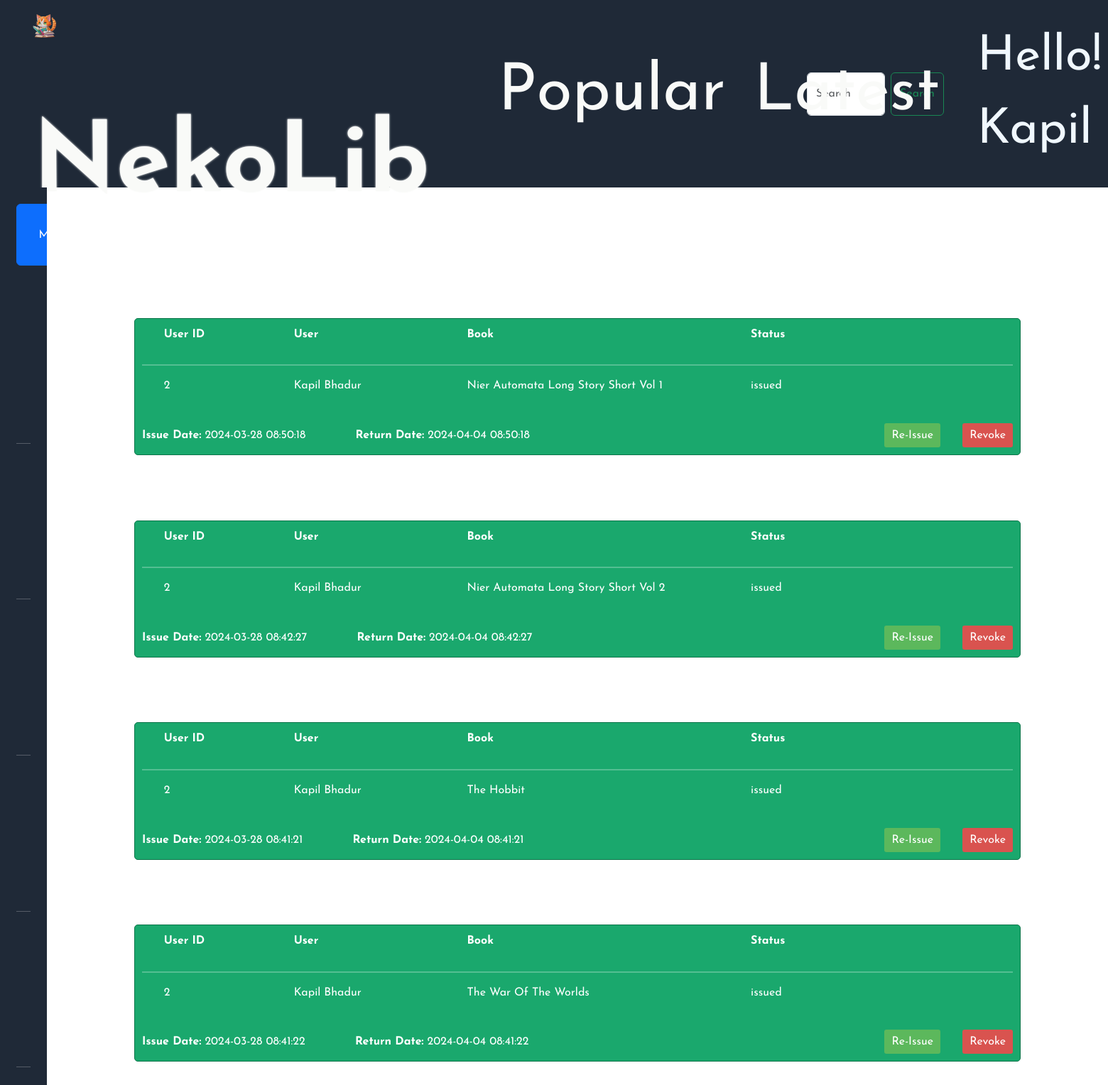
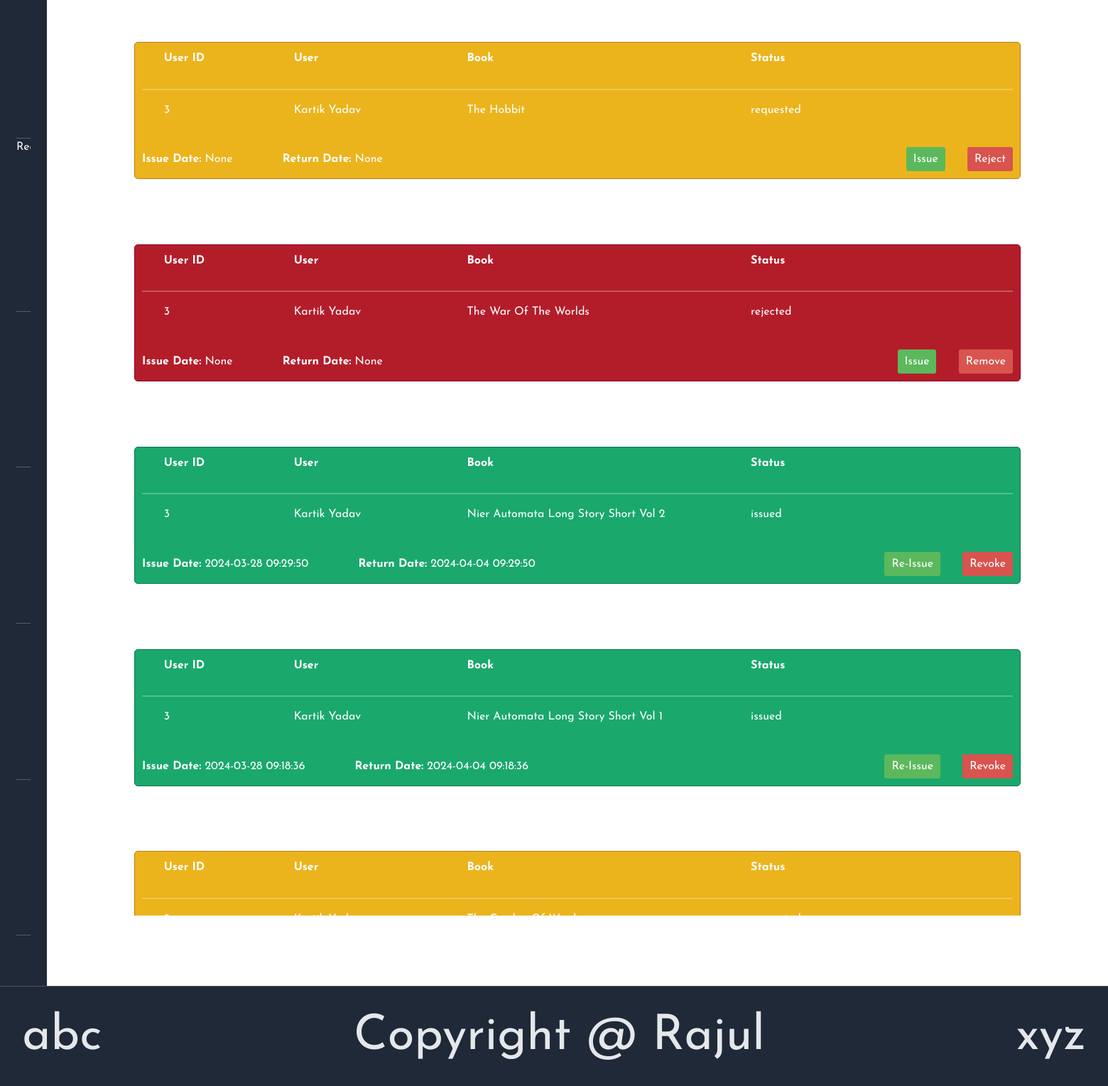
/requests (signed in), run on the app's committed database (2 pictures, top to bottom).
### models.py (models this page shows)
class User(db.Model):
    __tablename__ = "user"
    id = db.Column(db.Integer(),primary_key = True)
    firstname = db.Column(db.String(),nullable = False)
    lastname = db.Column(db.String())
    email = db.Column(db.String(),nullable = False, unique = True)
    password = db.Column(db.String(),nullable = False)
    type = db.Column(db.String(),nullable = False)
    favorites = db.relationship('Book',secondary='favorite',backref='likers')
    issues = db.relationship('Book',secondary='issue',backref='issued_by')

class Issue(db.Model):
    __tablname__="issue"
    id = db.Column(db.Integer(),primary_key = True)
    book_id = db.Column(db.Integer(),db.ForeignKey('book.id'),nullable=False)
    user_id = db.Column(db.Integer(),db.ForeignKey('user.id'),nullable=False)
    request_date = db.Column(db.DateTime(),nullable = False, default = db.func.current_timestamp())
    issue_date = db.Column(db.DateTime(),nullable = True)
    return_date = db.Column(db.DateTime(),nullable = True)
    issue_period = db.Column(db.Integer(),nullable = True)
    status = db.Column(db.String(),nullable = False,default = 'requested')

class Book(db.Model):
    __tablename__="book"
    id = db.Column(db.Integer(),primary_key = True)
    name = db.Column(db.String(),nullable = False)
    content = db.Column(db.String())
    description = db.Column(db.String(),nullable = False )
    genres = db.relationship('Genre',secondary = 'book_genre',backref = 'books')

### app.py (the view)
@app.route('/requests')
@login_required
@is_user("librarian")
def requestsHandler():
    user = User.query.filter_by(id = session["userID"]).first()
    if request.method == "GET":
        issueRequests = Issue.query.all()
        allUsers = User.query.all()
        allBooks = Book.query.all()
        users = {}
        books = {}
        for user in allUsers:
            users[user.id] = user
        for book in allBooks:
            books[book.id] = book
        issueMsg = session.pop('issueMsg',None)
        deleteMsg = session.pop('deleteMsg',None)
        return render_template('issueHandler.html',user=user,issueRequests=issueRequests,users=users,books=books,issueMsg=issueMsg,deleteMsg=deleteMsg)

### utility.py (called while the page is built)
def login_required(f):
    @wraps(f)
    def wrapper(*args,**kwargs):
        if "userID" in session:
            return f(*args,**kwargs)
        else:
            return redirect(url_for('index'))
    return wrapper

def is_user(expectedType):
    def decorator(f):
        @wraps(f)
        def wrapper(*args,**kwargs):
            if "userID" in session:
                if session["userType"] == expectedType:
                    return f(*args,**kwargs)
            return redirect(url_for('index'))
        return wrapper
    return decorator

### templates/issueHandler.html (shortened to what this page needs)
{% extends "librarian-dashboard.html" %}
{% block dashboardHead %}
    <link href="../static/styles/issue-handler.css" rel="stylesheet">
    <link href="../static/styles/librarian-dashboard.css" rel="stylesheet">
{% endblock %}
{% block rightContent %}
    <div class="book-container">
        <div class="issue-handler-page">
        {% for issueRequest in issueRequests %}
            {% if issueRequest.status == "requested" %}
            <div class="issue-card requested">
                <div class="issue-card-row">
                    <div class="issue-card-header" style="width: 18%;">User ID</div>
                    <div class="issue-card-header" style="width: 27%;">User</div>
                    <div class="issue-card-header">Book</div>
                    <div class="issue-card-header">Status</div>
                </div>
                <hr style="border: 1px solid white;">
                <div class="issue-card-row">
                    <div class="issue-card-content" style="width: 18%;">{{users[issueRequest.user_id].id}}</div>
                    <div class="issue-card-content" style="width: 27%;">{{users[issueRequest.user_id].firstname + " " + users[issueRequest.user_id].lastname}}</div>
                    <div class="issue-card-content">{{books[issueRequest.book_id].name}}</div>
                    <div class="issue-card-content">{{issueRequest.status}}</div>
                </div>
                <div class="footer">
                    <div class="date-container">
                        <span class="dates"><strong>Issue Date:</strong> {{ issueRequest.issue_date }}</span>
                        <span class="dates"><strong>Return Date:</strong> {{ issueRequest.return_date }}</span>
                    </div>
                    <div class="button-container">
                        <a href="{{url_for('requestProcessor',issueID=issueRequest.id,action='issue')}}" class="button tick-button">Issue</a>
                        <a href="{{url_for('requestProcessor',issueID=issueRequest.id,action='reject')}}" class="button cross-button">Reject</a>
                    </div>
                </div>
            </div>
            {% elif issueRequest.status == "issued" %}
            <div class="issue-card issued">
                <div class="issue-card-row">
                    <div class="issue-card-header" style="width: 18%;">User ID</div>
                    <div class="issue-card-header" style="width: 27%;">User</div>
                    <div class="issue-card-header">Book</div>
                    <div class="issue-card-header">Status</div>
                </div>
                <hr style="border: 1px solid white;">
                <div class="issue-card-row">
                    <div class="issue-card-content" style="width: 18%;">{{users[issueRequest.user_id].id}}</div>
                    <div class="issue-card-content" style="width: 27%;">{{users[issueRequest.user_id].firstname + " " + users[issueRequest.user_id].lastname}}</div>
                    <div class="issue-card-content">{{books[issueRequest.book_id].name}}</div>
                    <div class="issue-card-content">{{issueRequest.status}}</div>
                </div>
                <div class="footer">
                    <div class="date-container">
                        <span class="dates"><strong>Issue Date:</strong> {{ issueRequest.issue_date }}</span>
                        <span class="dates"><strong>Return Date:</strong> {{ issueRequest.return_date }}</span>
                    </div>
                    <div class="button-container">
                        <a href="{{url_for('requestProcessor',issueID=issueRequest.id,action='reissue')}}" class="button tick-button">Re-Issue</a>
                        <a href="{{url_for('requestProcessor',issueID=issueRequest.id,action='revoke')}}" class="button cross-button">Revoke</a>
                    </div>
                </div>
            </div>
            {% else %}
            <div class="issue-card rejected">
                <div class="issue-card-row">
                    <div class="issue-card-header" style="width: 18%;">User ID</div>
                    <div class="issue-card-header" style="width: 27%;">User</div>
                    <div class="issue-card-header">Book</div>
                    <div class="issue-card-header">Status</div>
                </div>
                <hr style="border: 1px solid white;">
                <div class="issue-card-row">
                    <div class="issue-card-content" style="width: 18%;">{{users[issueRequest.user_id].id}}</div>
                    <div class="issue-card-content" style="width: 27%;">{{users[issueRequest.user_id].firstname + " " + users[issueRequest.user_id].lastname}}</div>
                    <div class="issue-card-content">{{books[issueRequest.book_id].name}}</div>
                    <div class="issue-card-content">{{issueRequest.status}}</div>
                </div>
                <div class="footer">
                    <div class="date-container">
                        <span class="dates"><strong>Issue Date:</strong> {{ issueRequest.issue_date }}</span>
                        <span class="dates"><strong>Return Date:</strong> {{ issueRequest.return_date }}</span>
                    </div>
                    <div class="button-container">
                        <a href="{{url_for('requestProcessor',issueID=issueRequest.id,action='issue')}}" class="button tick-button">Issue</a>
                        <a href="{{url_for('requestProcessor',issueID=issueRequest.id,action='remove')}}" class="button cross-button">Remove</a>
                    </div>
                </div>
            </div>
            {% endif %}
        {% endfor %}
        </div>
    </div>
{% endblock %}

### templates/librarian-dashboard.html (shortened to what this page needs)
{% extends "dashboard.html" %}
{% block leftContent %}
    <hr class = "divider">
    <hr class = "divider">
    <hr class = "divider">
    <hr class = "divider">
    <hr class = "divider">
    <hr class = "divider">
    <div class = "heading">Recents</div>
    <hr class = "divider">
    <hr class = "divider">
    <hr class = "divider">
    <hr class = "divider">
    <hr class = "divider">
{% endblock %}

### templates/dashboard.html (shortened to what this page needs)
{% extends "base.html" %}
{% block head %}
    {% block dashboardHead %}
    {% endblock %}
    <link href="../static/styles/dashboard.css" rel="stylesheet">
{% endblock %}
{% block userButton %}
    <div class = "nav-item" style="color: aliceblue;">Hello! {{user.firstname}}</div>
{% endblock %}
{% block body %}
    <div class="body-container dashboard">
        <div class = "left-panel" id="leftPanel">
            <label class="btn btn-outline-primary" id="toggleLabel" for="btn-check-2-outlined" style="text-align: center; padding: 1vh;">Menu</label>
            <div class="panel-content">
                {% block leftContent %}
                {% endblock %}
            </div>
        </div>
        <div class = "right-panel">
            <div class="body-container">
                {% block rightContent %}
                {% endblock %}
            </div>
        </div>
    </div>
{% endblock %}

### templates/base.html (shortened to what this page needs)
<!DOCTYPE html>
<html lang="en">
<head>
    {% block head %}
    {% endblock %}
    <link rel = "stylesheet" href="../static/styles/styles.css">
    <link href="https://cdn.jsdelivr.net/npm/bootstrap@5.3.2/dist/css/bootstrap.min.css" rel="stylesheet">
</head>
<body>
    <div class="page-container">
        <div class="nav-bar">
            <div class="nav-contents">
                <div class="nav-item logo">
                    <img src = "../static/images/cat-book.png" alt = "cat-reading-book" width="33vw" height="33vh">
                    <a href="/" style="text-decoration: none; color:#f9faf8">NekoLib</a>
                </div>
                <div class="nav-item nav-links">
                    <a class="nav-button popular" href="/">Popular</a>
                    <a class="nav-button latest" href="/">Latest</a>
                </div>
                <form class="d-flex nav-item" role="search">
                    <input class="form-control me-2" type="search" placeholder="Search" aria-label="Search">
                    <button class="btn btn-outline-success" type="submit">Search</button>
                </form>
                {% block userButton %}
                {% endblock %}
            </div>
        </div>
        {% block body %}
        {% endblock %}
        <div class ="footer-container">
            <div class="footer-contents"> abc</div>
            <div class="footer-contents"> Copyright @ Rajul</div>
            <div class="footer-contents"> xyz</div>
        </div>
    </div>
</body>
</html>

### static/styles/issue-handler.css (style rules this page uses)
.book-container { width: auto; }
.issue-handler-page { display: flex; flex:1; min-width: 84vw; width: auto; height: 80vh; overflow-y: auto; flex-direction: column; margin: 3vh; margin-top: 3.5vh; padding: 1vh; }
.issue-card { flex:1; min-width: 80vw; width: auto; background-color: #f9f9f9; border: 1px solid #ccc; border-radius: 5px; padding: 10px; box-sizing: border-box; color:white; margin: 1.5vh auto; }
.issue-card-row { display: flex; justify-content: space-between; margin-bottom: 1vh; }
.issue-card-header { font-weight: bold; width: 50%; margin:auto 1vh; }
.issue-card-content { flex-grow: 1; width: 50%; margin:auto 1vh; }
.footer { display: flex; justify-content: space-between; }
.date-container { display: flex; justify-content: flex-start; align-items: center; margin-top: 10px; gap:4.5vw; }
.button-container { display: flex; justify-content: flex-end; align-items: center; margin-top: 10px; }
.button { padding: 5px 10px; border: none; border-radius: 3px; cursor: pointer; margin-left: 2vw; text-decoration: none; }
.tick-button { background-color: #5cb85c; color: #fff; }
.cross-button { background-color: #d9534f; color: #fff; }
.requested { background-color: rgb(235, 180, 29); border: 1px solid rgb(197, 120, 27); }
.issued { background-color: rgb(26, 168, 109); border: 1px solid rgb(13, 117, 74); }
.rejected { background-color: rgb(179, 29, 42); border: 1px solid rgb(147, 0, 37); }

### static/styles/dashboard.css (style rules this page uses)
.body-container.dashboard { display: flex; min-height: 86.75vh; }
.left-panel { background-color: rgb(31, 41, 55); color: whitesmoke; font-family: 'Josefin Sans', 'Lucida Sans', 'sans-serif'; padding: 0.75vh; display: flex; flex-direction: column; flex: 1; min-height: 86.75vh; max-height: 86.75vh; transition: flex 0.15s; overflow: hidden; }
.panel-content { padding: 0; margin-top: 1vh; display: flex; flex-direction: column; overflow-y: auto; }
hr.divider { margin: 0px; padding: 0px; }
.right-panel { min-width: 80vw; flex: 7; min-width: auto; min-height: 86.75vh; }
.book-container { overflow-y: auto; display: flex; flex-wrap: wrap; max-height: 86.75vh; min-width: 100%; }

### static/styles/styles.css (style rules this page uses)
* { font-family: 'Josefin Sans', 'Lucida Sans', 'sans-serif'; }
.page-container { height: 100vh; width: auto; }
.body-container { height: auto; display: flex; align-items: center; justify-content: center; }
.nav-bar { color: #e5e7eb; background-color: rgb(31, 41, 55); font-size: 1.1em; display: flex; min-height: 8.65vh; align-items: center; }
.nav-contents { padding: 1vh; display: flex; height: 3vh; flex: 1 1 auto; align-items: center; }
.nav-item { margin-right: 1vw; min-height: 2vh; font-size: 2.25vh; }
.nav-contents .logo { color: #f9faf8; font-size: 4.5vh; text-shadow: 0 0 3px currentColor; font-weight: bolder; margin-left: 1vw; justify-content: center; }
.nav-links { display: flex; margin-left: 3%; min-width: 25vw; margin-right: auto; }
.d-flex { margin: 1vh 3vw; }
.nav-button { margin-left: 5%; padding: 0.6vw; position: relative; color: #f9faf8; font-size: 3vh; text-decoration: none; }
.footer-container { font-size: 2.25vh; font-weight: normal; min-height: 4.65vh; background-color: #1f2937; color: #e5e7eb; display: flex; justify-content: space-between; align-items: center; padding: 0 2% 0 2%; border-top: 1px solid #535353; }

### data on the page
User: firstname "Kapil"
Issue: user "2", book.name "Nier Automata Long Story Short Vol 1", status "issued", issue_date "2024-03-28 08:50:18", return_date "2024-04-04 08:50:18"
User: firstname+lastname "Kapil Bhadur"
Issue: user "2", book.name "Nier Automata Long Story Short Vol 2", status "issued", issue_date "2024-03-28 08:42:27", return_date "2024-04-04 08:42:27"
Issue: user "2", status "issued", issue_date "2024-03-28 08:41:21", return_date "2024-04-04 08:41:21"
Book: name "The Hobbit"
Issue: user "2", status "issued", issue_date "2024-03-28 08:41:22", return_date "2024-04-04 08:41:22"
Book: name "The War Of The Worlds"
Issue: user "3", status "requested", issue_date "None", return_date "None"
User: firstname+lastname "Kartik Yadav"
Issue: user "3", status "rejected", issue_date "None", return_date "None"
Issue: user "3", book.name "Nier Automata Long Story Short Vol 2", status "issued", issue_date "2024-03-28 09:29:50", return_date "2024-04-04 09:29:50"
Issue: user "3", book.name "Nier Automata Long Story Short Vol 1", status "issued", issue_date "2024-03-28 09:18:36", return_date "2024-04-04 09:18:36"
